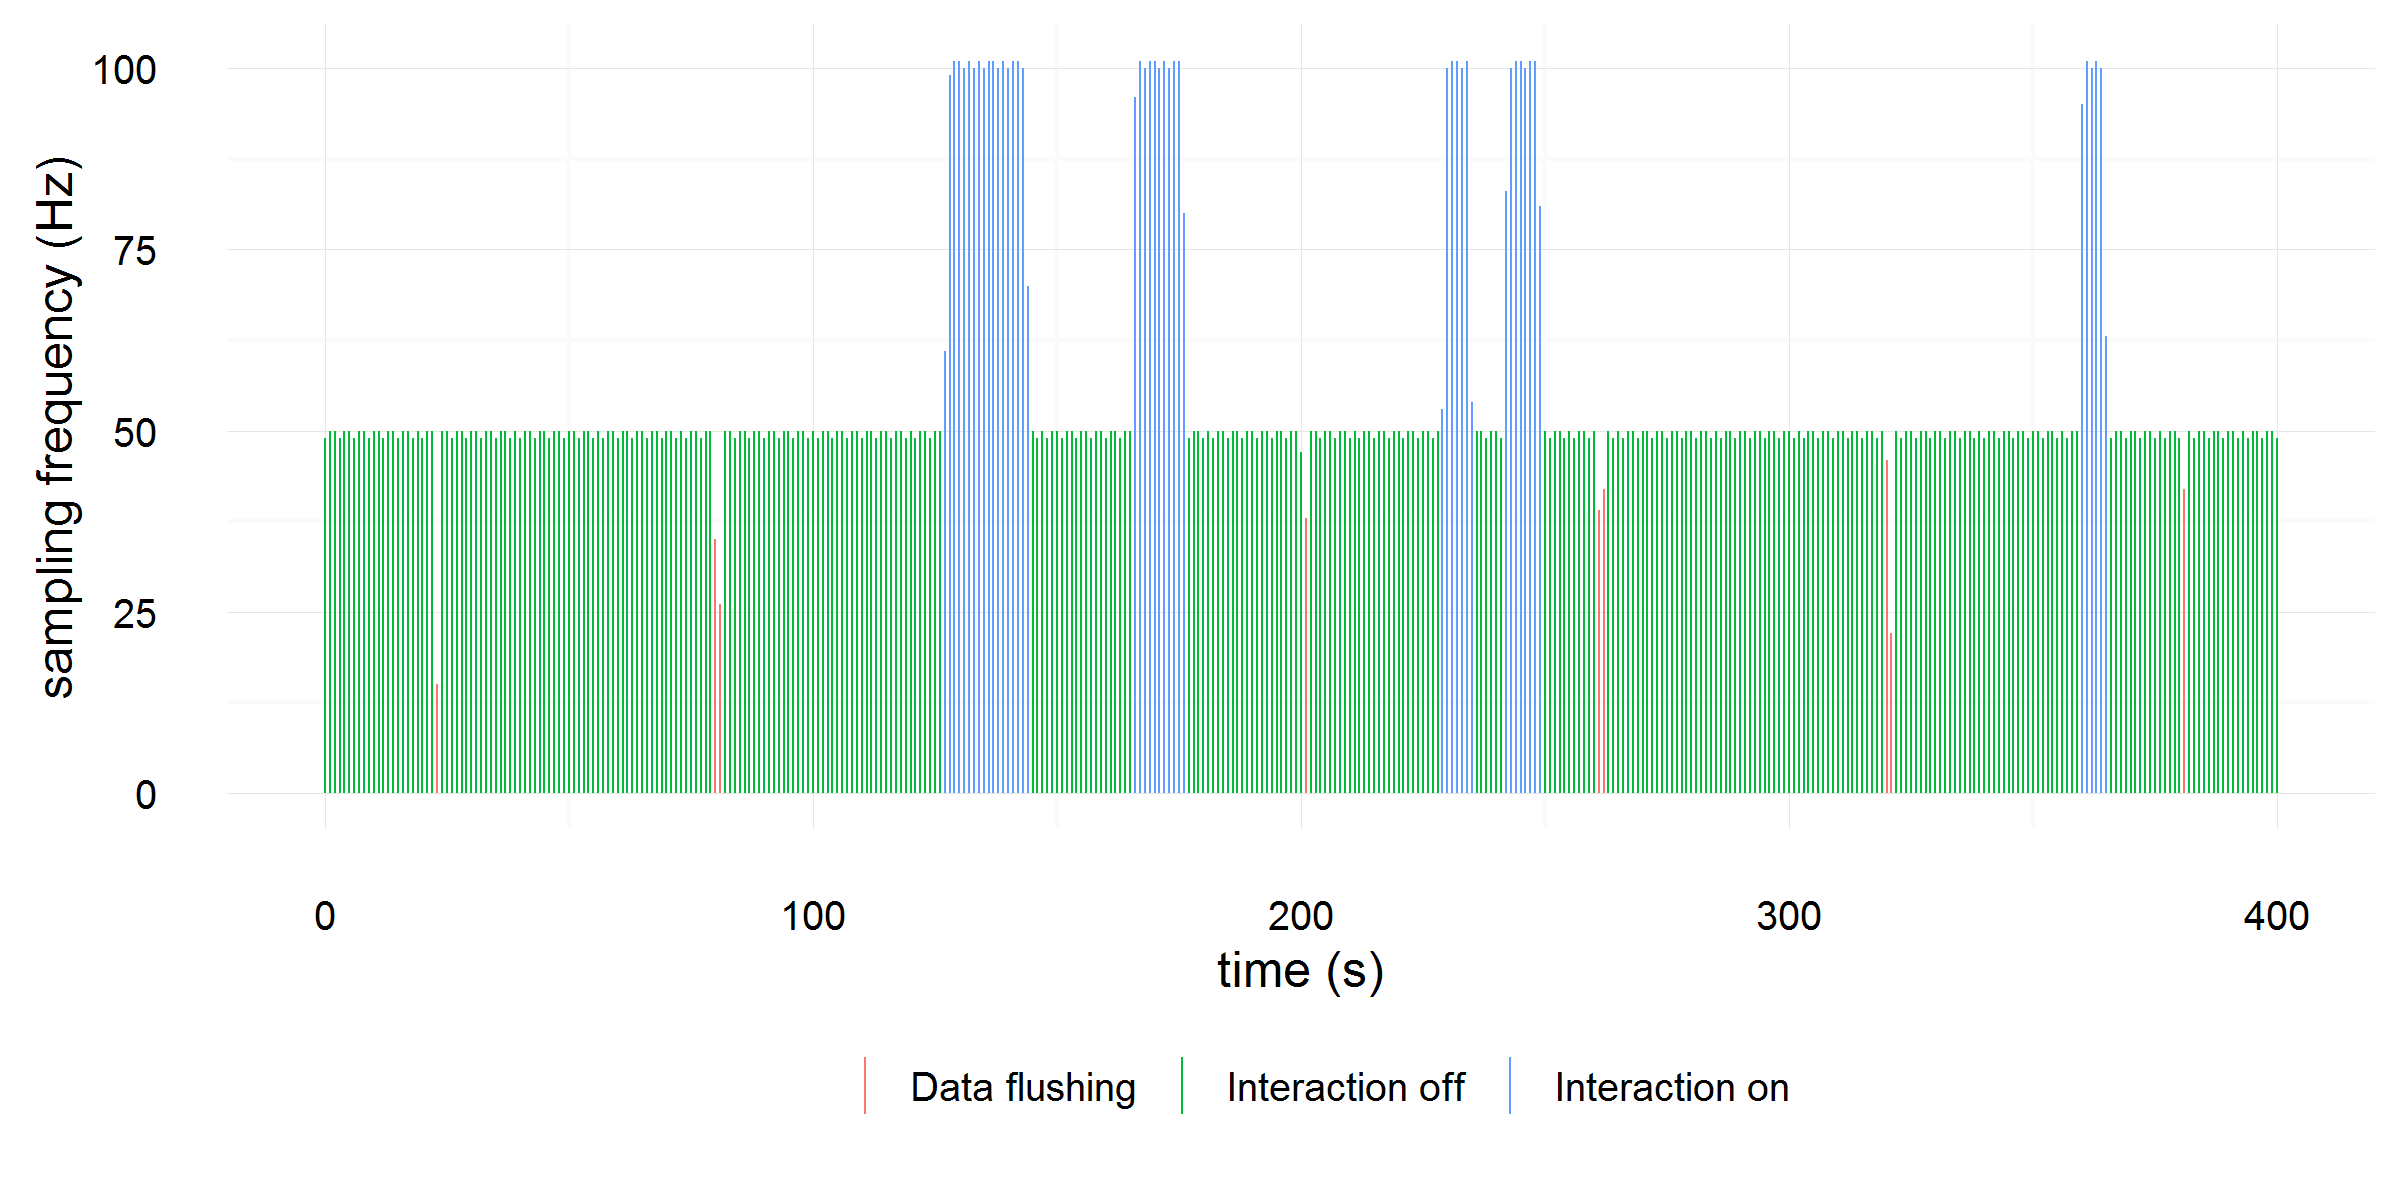

This chart was generated by the following R code:
require(mhealthformatsupportr)
require(plyr)
require(dplyr)
require(ggplot2)

data("adaptive_sr")

plotData = adaptive_sr %>% SensorData.clip(startTime = adaptive_sr[1,1] + 400, endTime = adaptive_sr[1,1] + 800)

names(plotData) = c("t", "sr")

plotData[,1] = as.numeric(plotData[,1] - plotData[1,1])

plotData = plotData %>% mutate(g50 = as.numeric(sr > 50) - as.numeric(sr < 47))

p = plotData %>% ggplot(aes(x = t, ymax = sr, ymin = 0, y = sr)) %+%
  geom_linerange(aes(colour = as.factor(g50)), lwd = 0.3) + 
  ylab("sampling frequency (Hz)") + xlab("time (s)") +
  guides(colour = guide_legend(title = "")) + scale_color_discrete(labels = c("Data flushing", "Interaction off", "Interaction on")) + theme_minimal()+ theme(legend.position = "bottom") 

ggsave(path = file.path("inst/publications/"), filename = "adaptive_sampling_rate.png", plot = p, scale = 2, width = 4, height = 2)

